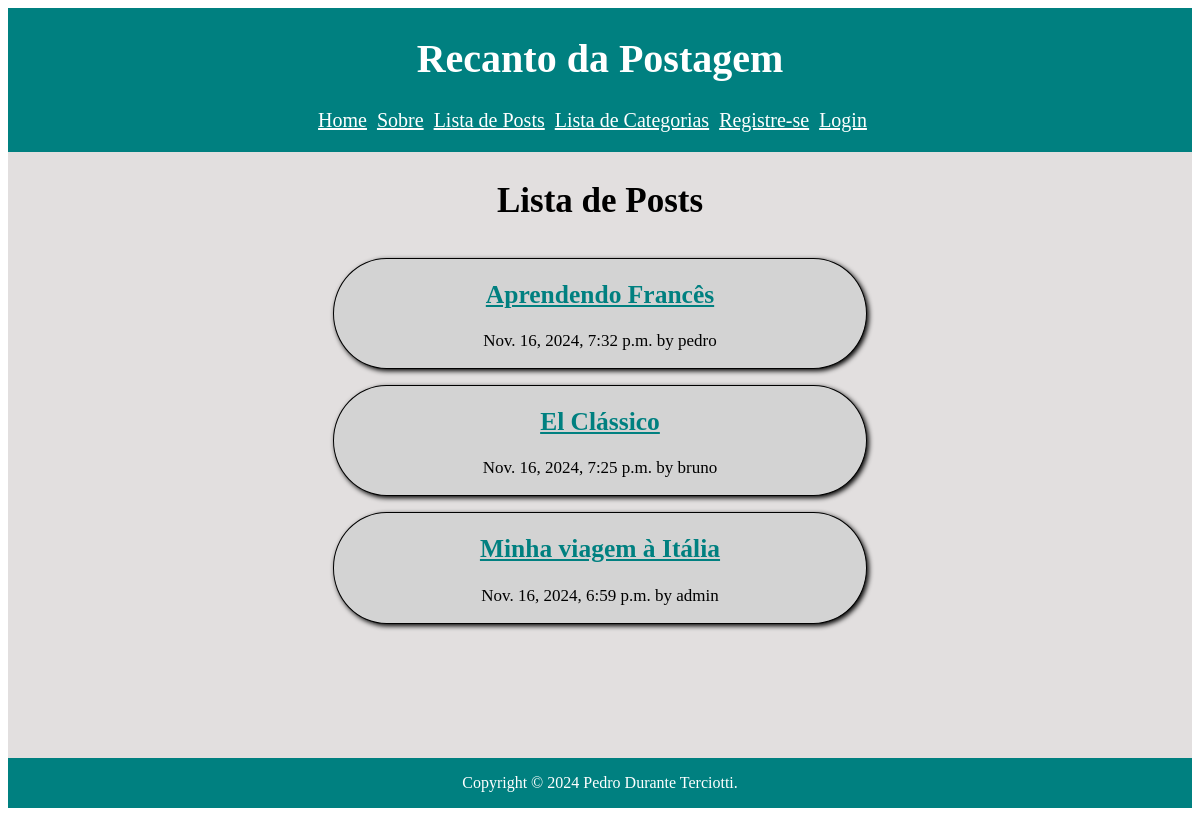
/posts/, run on the app's committed database.
### posts/models.py (models this page shows, shortened)
class Post(models.Model):
    title = models.CharField(max_length=75)
    date = models.DateTimeField(auto_now_add=True)
    body = models.TextField()
    slug = models.SlugField()
    banner = models.ImageField(default='logo-poli.png', blank = True)
    author = models.ForeignKey(User, on_delete=models.CASCADE, default=None)
    categories = models.ManyToManyField(Category, related_name='posts')

### posts/views.py (the view)
# urls.py: path('',views.posts_list,name="list"),
def posts_list(request):
    posts = Post.objects.all().order_by('-date')
    return render(request,'posts/posts_list.html',{ 'posts': posts })

### posts/templates/posts/posts_list.html (shortened to what this page needs)
{% extends 'layout.html' %}
{% block manchete %}
<h1 class = "manchete">Recanto da Postagem</h1>
{% endblock %}
{% block content %}
    <section class = "post-list">
    <h1 class = "titulo-página"> Lista de Posts </h1>
    {% for post in posts %}
        <article class  = "Postagem">
            <h2 >
                <a class = "titulo-post" href="{% url 'posts:page' slug=post.slug %}">{{ post.title }}</a>
            </h2>
            <p>{{ post.date }} by {{post.author}}</p>
        </article>
    {% endfor %}
    </section>
{% endblock %}

### static/css/style.css (style rules this page uses)
.titulo-página { font-size: 35px; text-align: center; font-family: 'Times New Roman', Times, serif; }
.manchete { font-size: 40px; text-align: center; }
body { height: 100vh; display: flex; flex-direction: column; }
.post-list { display: flex; flex-direction: column; justify-content: space-around; text-align: center; }
.Postagem { background-color:lightgray; margin: 0 auto; margin-top: 8px; margin-bottom: 8px; width: 45%; border-radius: 10%/50%; border: solid 1px black; box-shadow: 2px 2px 5px black; font-size: 17px; }
.titulo-post { color: teal; }

### data on the page
Post: title "Aprendendo Francês", date "Nov. 16, 2024, 7:32 p.m.", author "pedro"
Post: title "El Clássico", date "Nov. 16, 2024, 7:25 p.m.", author "bruno"
Post: title "Minha viagem à Itália", date "Nov. 16, 2024, 6:59 p.m.", author "admin"
